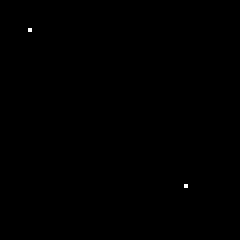
#> input picture 07_Formanalyse/img/hough_simple.bmp, 60 x 60 px (shown 4 times larger)
$ jupyter execute --allow-errors 09_Formanalyse_v5_student.ipynb
#> lines starting #> are read from the running program, lines starting #| are printed output that depends on the picture; after the words box and inside, x2 and y2 are one past the last pixel; in counts of white or black regions, pixels touching at a corner belong together
# Formanalyse: Hough-Transformation

[cell 1]
import cv2 as cv
from matplotlib import pyplot as plt
import numpy as np
from skimage.transform import pyramid_gaussian, pyramid_expand
import skimage
from collections import defaultdict

## Akkumulator-Array mit Liniengleichung

### Aufgabe: Implementieren Sie Hough-Lines

[cell 2]
# Akkumulator-Array
def hough_lines(edges):
    A = np.zeros(shape=(200,200))
    # iteriere über gefundene Kanten (> threshold)
    for edge in np.argwhere(edges > 0):
        # iteriere über alle möglichen "a"-Werte (= Steigung)
        for a in range(-100, 100):
            b = int(edge[0] - a * edge[1])
            # A enthält folgende Achsen:
            # a: -a_vals//2 .. a_vals//2
            # b: 0 .. b_vals
            # --> Mapping auf Array durch Addition von x_vals//2
            A[int(a * 100) + 100, int(b)] += 1
    return A, line_coeff

[cell 3]
img = cv.imread('./img/hough_simple.bmp', cv.IMREAD_GRAYSCALE)
#> img: shape (60, 60); 0.06% white in thin lines or dots, all inside (x1, y1, x2, y2) = (7, 7, 47, 47)
#> the loop in hough_lines, `for edge in np.argwhere(edges > 0): # iteriere über alle möglichen "a"..` made 1 pass
#> edge on pass 1: [7, 7]
#> after the loop in hough_lines, `for edge in np.argwhere(edges > 0):`: A: shape (200, 200) float64; every value is 0
plt.figure(figsize=(20,10))
plt.imshow(img, cmap='gray')
plt.show()

#> (the rest of this cell did not finish here and is left out)

## Anwendung zur Linienerkennung

[cell 4]
# Laden des Bildes
img = cv.imread('./img/ex_lane.jpg', cv.IMREAD_GRAYSCALE)
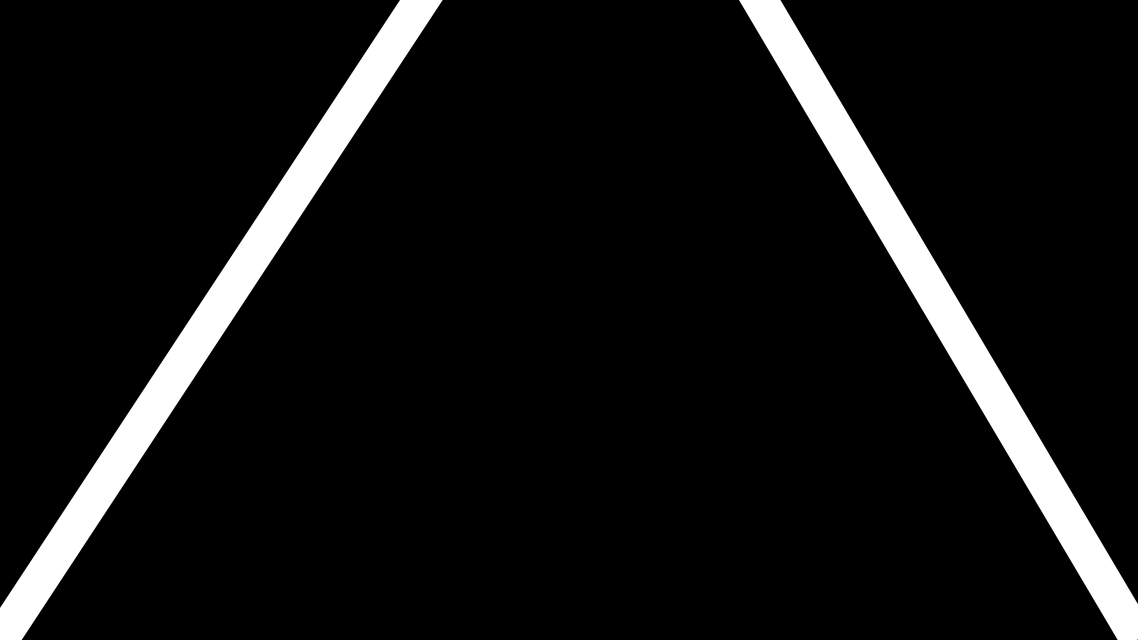
#> input picture 07_Formanalyse/img/ex_lane.jpg, 3413 x 1920 px (shown at 1/3 size)
#> img is the input picture: shape (1920, 3413); min 0, max 255, mean 18.6
plt.figure(figsize=(20,10))
plt.imshow(img, cmap='gray')
plt.show()

# Skalierung des Bildes
h,w = img.shape
#> h = 1920; w = 3413
ratio = 3
kernel_size = 3
low_threshold = 240
pyr_elem = 6

img_small = tuple(pyramid_gaussian(img, downscale=2))
#> img_small = 13 items

plt.figure()
plt.title('Skaliertes Bild')
plt.imshow(skimage.img_as_ubyte(img_small[pyr_elem]), cmap='gray')
plt.show()
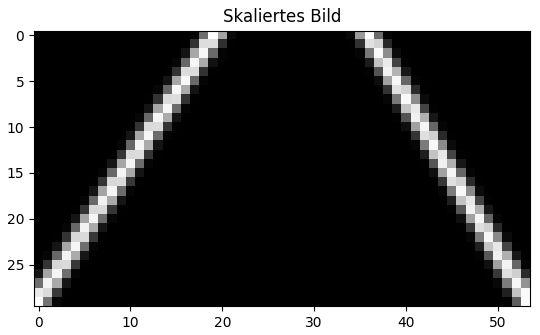
#> figure drawn by matplotlib, 1 panel

# Kantenerkennung
edges = cv.Canny(skimage.img_as_ubyte(img_small[pyr_elem]), low_threshold, low_threshold*ratio, kernel_size)
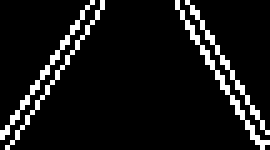
#> edges: shape (30, 54) (shown 5 times larger); 8.6% white in thin lines or dots
#> the loop in hough_lines, `for edge in np.argwhere(edges > 0): # iteriere über alle möglichen "a"..` made 1 pass
#> edge on pass 1: [0, 18]
edges = edges.reshape([img_small[pyr_elem].shape[0], img_small[pyr_elem].shape[1]])

plt.figure()
plt.imshow(edges, cmap='gray', vmin=0, vmax=255)
plt.show()

# Anwendung der Hough-Transformation
#> (the rest of this cell did not finish here and is left out)

## Akkumulator-Array mit Polar-Transformation

[cell 5]
def hough_lines_polar(edges):
    # akku, thetas, rhos = hough_lines_polar(edges)
    # akku: Akkumulator-Array (a -> theta, b -> rho)
    # thetas: -90° .. 90°
    # rhos: - sqrt(width^2 * height^2) .. sqrt(width^2 * height^2)


    width, height = edges.shape
    thetas = np.deg2rad(np.arange(-90.0, 90.0))
    diag_len = int(np.ceil(np.sqrt(width * width + height * height)))
    rhos = np.linspace(-diag_len, diag_len, 2*diag_len)

    A = np.zeros(shape=(2*diag_len, len(thetas)))

    # iteriere über gefundene Kanten (> threshold)
    for edge in np.argwhere(edges > 0):
        # iteriere über alle möglichen "a"-Werte (= Steigung)
        for k in range(len(thetas)):
            rho = int(edge[0] * np.cos(thetas[k]) + edge[1] * np.sin(thetas[k]))
            # A enthält folgende Achsen:
            # a: -a_vals//2 .. a_vals//2
            # b: 0 .. b_vals
            # --> Mapping auf Array durch Addition von x_vals//2
            A[rho + diag_len, k] += 1

    plt.figure(figsize=(10,20))
    plt.title('Akkumulator-Array')
    plt.imshow(A, cmap='inferno')
    plt.xlabel('Theta (Winkel)')
    plt.xticks(np.arange(0, len(thetas), step=45), np.round(np.deg2rad(np.arange(-90.0, 90.0, step=45)),2))
    plt.ylabel('Rho (Distanz)')
    plt.yticks(np.arange(0, 2*diag_len, step=10), np.arange(-diag_len, diag_len, step=10))
    plt.show()

    return A, thetas, rhos

[cell 6]
# Test der Implementierung mit einem Punkt
img = np.zeros((150,150))
img[75, 75] = 1
plt.figure(figsize=(20,10))
plt.imshow(img, cmap='gray')
plt.show()
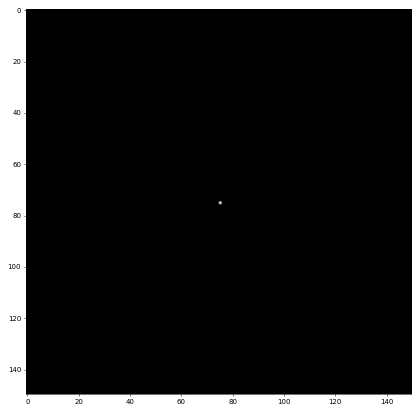
#> figure drawn by matplotlib, 1 panel

A, thetas, rhos = hough_lines_polar(img)
#> in hough_lines_polar, `plt.show()`:
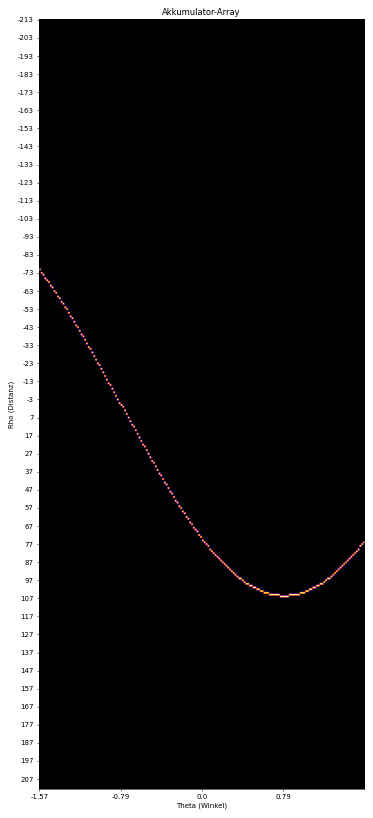
#> figure drawn by matplotlib, 1 panel
line_coeff = np.argmax(A)
rho = int(rhos[int(line_coeff / A.shape[1])])
theta = thetas[int(line_coeff % A.shape[1])]
theta_deg = np.rad2deg(theta)
print('Maximum gefunden für rho=', rho, 'theta=', theta_deg, '.')
#print(len(line_coeff))

[cell 7]
# Test der Implementierung mit zwei Punkten
img = np.zeros((150,150))
img[75, 75] = 1
img[50, 50] = 1
plt.figure(figsize=(20,10))
plt.imshow(img, cmap='gray')
plt.show()

A, thetas, rhos = hough_lines_polar(img)
line_coeff = np.argmax(A)
rho = int(rhos[int(line_coeff / A.shape[1])])
theta = thetas[int(line_coeff % A.shape[1])]
theta_deg = np.rad2deg(theta)
print('Maximum gefunden für rho=', rho, 'theta=', theta_deg, '.')

# Anwendung der Liniengleichung für Anzeige im Originalbild
out = np.zeros_like(img)
for x in range(img.shape[0]):
    y = int(-np.cos(theta) / np.sin(theta) * x + rho / np.sin(theta))
    if (y >= 0) and (y < img.shape[1]):
        out[x,y] = 128

plt.figure()
plt.title('Rekonstruiertes Bild')
plt.imshow(img, cmap='gray')
plt.imshow(out, cmap='inferno', alpha=0.5)
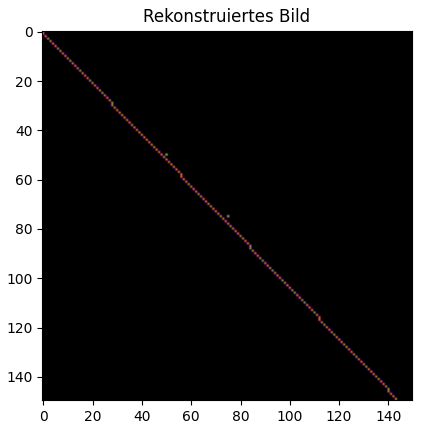
#> figure drawn by matplotlib, 1 panel

### Aufgabe: Circle Detection with Hough

[cell 8]
# Aufgabe: Implementieren Sie Hough Circles
def hough_circles(edges, r_min = 5, r_max = 50, r_delta = 5):
    # akku, thetas, rhos = hough_circles(edges, rho_min, rho_max, rho_delta)
    # thetas: 0° .. 360°
    # rhos: r_min .. r_max

    return A, thetas, rs

# Test der Implementierung mit einem Punkt
#img = np.zeros((150,150))
img = cv.imread('./img/hough_circle.jpg', cv.IMREAD_GRAYSCALE)
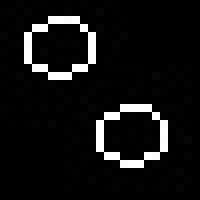
#> input picture 07_Formanalyse/img/hough_circle.jpg, 25 x 25 px (shown 8 times larger)
#> img is the input picture: shape (25, 25); min 0, max 255, mean 18.5
#img[75, 75] = 1
#img[100,100] = 1
plt.figure(figsize=(20,10))
plt.imshow(img, cmap='gray')
plt.show()

#> (the rest of this cell did not finish here and is left out)


# durchsuche Accumulator-Array nach vielversprechenden Kandidaten (Voting > Threshold)
# Kandidaten werden hierzu nach Voting sortiert
bin_threshold = 0.75
out_circles = []
for candidate_circle, votes in sorted(A.items(), key=lambda i: -i[1]):
    x, y, r = candidate_circle
    current_vote_percentage = votes / len(thetas)
    if current_vote_percentage >= bin_threshold:
        # mögliche Kandidaten werden in Liste aufgenommen
        out_circles.append((x, y, r, current_vote_percentage))
        print(x, y, r, current_vote_percentage)

out = np.zeros_like(img)
for x,y,r,v in out_circles:
    out = cv.circle(out, (x,y), r, 255, 1)

plt.figure()
plt.imshow(out, cmap='gray'); plt.title('Resultat von Hough-Circles'); plt.show()

### Aufgabe: Nutzen Sie die OpenCV-Methode cv.HoughCircles zur Kreiserkennung

[cell 9]
# detect circles in the image with OpenCV

# Curve Fitting

[cell 10]
# Anscombes Quartett
x = [10, 8, 13, 9, 11, 14, 6, 4, 12, 7, 5]
y1 = [8.04, 6.95, 7.58, 8.81, 8.33, 9.96, 7.24, 4.26, 10.84, 4.82, 5.68]
y2 = [9.14, 8.14, 8.74, 8.77, 9.26, 8.10, 6.13, 3.10, 9.13, 7.26, 4.74]
y3 = [7.46, 6.77, 12.74, 7.11, 7.81, 8.84, 6.08, 5.39, 8.15, 6.42, 5.73]
x4 = [8, 8, 8, 8, 8, 8, 8, 19, 8, 8, 8]
y4 = [6.58, 5.76, 7.71, 8.84, 8.47, 7.04, 5.25, 12.50, 5.56, 7.91, 6.89]

## Linear Regression
In diesem Kapitel wird das Ergebnis einer eigenen linearen Regression mit der von NumPy verglichen.

[cell 11]
# Beispielanwendung auf Daten (x, y1)
# Aufgabe: implementieren Sie ein Polynomfitting für ein Polynom 1. Grades und vergleichen Sie es mit np.polyfit-Ergebnissen


# Aufgabe: Implementieren Sie das Bestimmtheitsmaß und vergleichen Sie so Ihre Regression

## Polynom-Fitting

[cell 12]
# Beispielanwendung auf Daten (x, y1)
w1_1, w1_0 = np.polyfit(x, y1, 1)                                       # wende Polynom-Fitting 1. Grades auf Datenreihe an
w2_2, w2_1, w2_0 = np.polyfit(x, y1, 2)                                 # wende Polynom-Fitting 2. Grades auf Datenreihe an
w3_3, w3_2, w3_1, w3_0 = np.polyfit(x, y1, 3)                           # wende Polynom-Fitting 3. Grades auf Datenreihe an
w4_7, w4_6, w4_5, w4_4, w4_3, w4_2, w4_1, w4_0 = np.polyfit(x, y1, 7)   # wende Polynom-Fitting 7. Grades auf Datenreihe an

# berechne x- und y-Koordinaten mit gefunedenen Parametern
xn = np.linspace(0, 20, 100)        # x-Koordinaten
x = np.array(x)
yn1 = w1_1 * xn + w1_0                                      # Polynom 1. Grades
yn2 = w2_2 * xn**2 + w2_1 * xn + w2_0                       # Polynom 2. Grades
yn3 = w3_3 * xn**3 + w3_2 * xn**2 + w3_1 * xn + w3_0        # Polynom 3. Grades
yn7 = w4_7 * xn**7 + w4_6 * xn**6 + w4_5 * xn**5 + w4_4 * xn**4 + w3_3 * xn**3 + w3_2 * xn**2 + w3_1 * xn + w3_0        # Polynom 7. Grades

plt.figure(figsize=(20,5))
plt.plot(x,y1,'ob',label='Daten');
plt.plot(xn,yn1,'-r',label='Polyn. 1. Grades');
plt.plot(xn,yn2,'-g',label='Polyn. 2. Grades');
plt.plot(xn,yn3,'-k',label='Polyn. 3. Grades');
plt.plot(xn,yn3,'-c',label='Polyn. 7. Grades');
plt.legend(); plt.show()
#> after `plt.legend()`:
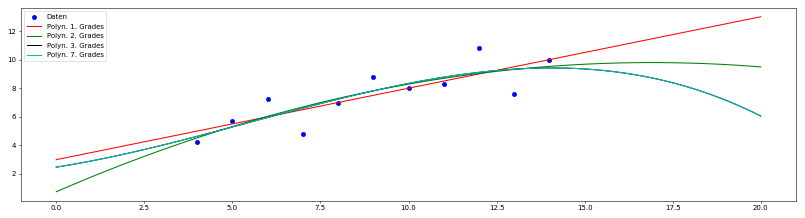
#> figure drawn by matplotlib, 1 panel; curve peaks at x = 20, y = 13; curve peaks at x = 16.97, y = 9.79

## Overfitting

[cell 13]
x = [2,3,4,5,6,7,8,9]
y1 = [8,7.8,8.5,9.8,10,8.5,10.5,10.3]

# Beispielanwendung auf Daten (x, y1)
w1_1, w1_0 = np.polyfit(x, y1, 1)                                       # wende Polynom-Fitting 1. Grades auf Datenreihe an
w = np.polyfit(x, y1, 6)   # wende Polynom-Fitting 7. Grades auf Datenreihe an

# berechne x- und y-Koordinaten mit gefunedenen Parametern
xn = np.linspace(0, 10, 100)        # x-Koordinaten
x = np.array(x)
yn1 = w1_1 * xn + w1_0              # Polynom 1. Grades
yn = np.poly1d(w)                   # Polynom 6. Grades

plt.figure(figsize=(20,5))
plt.plot(x,y1,'ob',label='Daten');
plt.plot(xn,yn1,'-r',label='Polyn. 1. Grades');
plt.plot(xn,yn(xn),'-c',label='Polyn. 6. Grades');
plt.ylim(0,15)
plt.legend(); plt.show()
#> after `plt.legend()`:
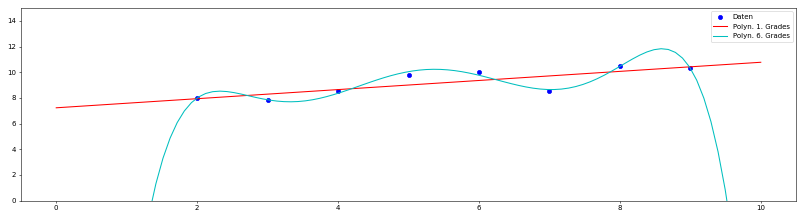
#> figure drawn by matplotlib, 1 panel; curve peaks at x = 10, y = 10.77; curve peaks at x = 8.59, y = 11.83
